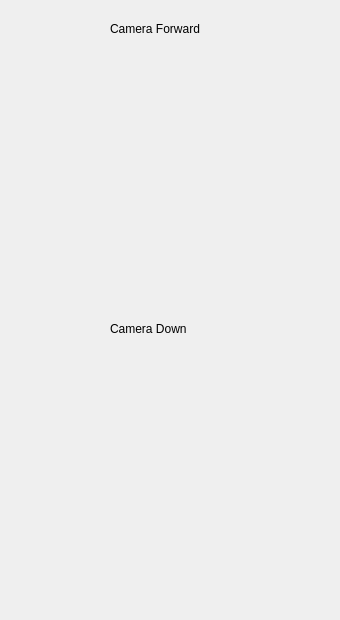
      <widget class="QWidget" name="tab_2">
       <attribute name="title">
        <string>Cameras</string>
       </attribute>
       <widget class="QWidget" name="forwardCameraLayoutWidget_4">
        <property name="geometry">
         <rect>
          <x>0</x>
          <y>40</y>
          <width>331</width>
          <height>271</height>
         </rect>
        </property>
        <layout class="QHBoxLayout" name="forwardCameraLayout_4">
         <item>
          <widget class="rqt_uav_gui_cpp::RatioLayoutedFrame" name="forwardCameraFrame_2">
           <property name="sizePolicy">
            <sizepolicy hsizetype="Expanding" vsizetype="Expanding">
             <horstretch>0</horstretch>
             <verstretch>0</verstretch>
            </sizepolicy>
           </property>
           <property name="minimumSize">
            <size>
             <width>80</width>
             <height>80</height>
            </size>
           </property>
           <property name="contextMenuPolicy">
            <enum>Qt::ActionsContextMenu</enum>
           </property>
           <property name="lineWidth">
            <number>1</number>
           </property>
          </widget>
         </item>
        </layout>
       </widget>
       <widget class="QLabel" name="forwardCameraLabel_6">
        <property name="geometry">
         <rect>
          <x>110</x>
          <y>20</y>
          <width>120</width>
          <height>17</height>
         </rect>
        </property>
        <property name="text">
         <string>Camera Forward</string>
        </property>
       </widget>
       <widget class="QWidget" name="downCameraLayoutWidget_4">
        <property name="geometry">
         <rect>
          <x>0</x>
          <y>340</y>
          <width>331</width>
          <height>271</height>
         </rect>
        </property>
        <layout class="QHBoxLayout" name="downCameraLayout_4">
         <item>
          <widget class="rqt_uav_gui_cpp::RatioLayoutedFrame" name="downCameraFrame">
           <property name="sizePolicy">
            <sizepolicy hsizetype="Expanding" vsizetype="Expanding">
             <horstretch>0</horstretch>
             <verstretch>0</verstretch>
            </sizepolicy>
           </property>
           <property name="minimumSize">
            <size>
             <width>80</width>
             <height>80</height>
            </size>
           </property>
           <property name="contextMenuPolicy">
            <enum>Qt::ActionsContextMenu</enum>
           </property>
           <property name="lineWidth">
            <number>1</number>
           </property>
          </widget>
         </item>
        </layout>
       </widget>
       <widget class="QLabel" name="downCameraLabel_4">
        <property name="geometry">
         <rect>
          <x>110</x>
          <y>320</y>
          <width>120</width>
          <height>17</height>
         </rect>
        </property>
        <property name="text">
         <string>Camera Down</string>
        </property>
       </widget>
      </widget>
